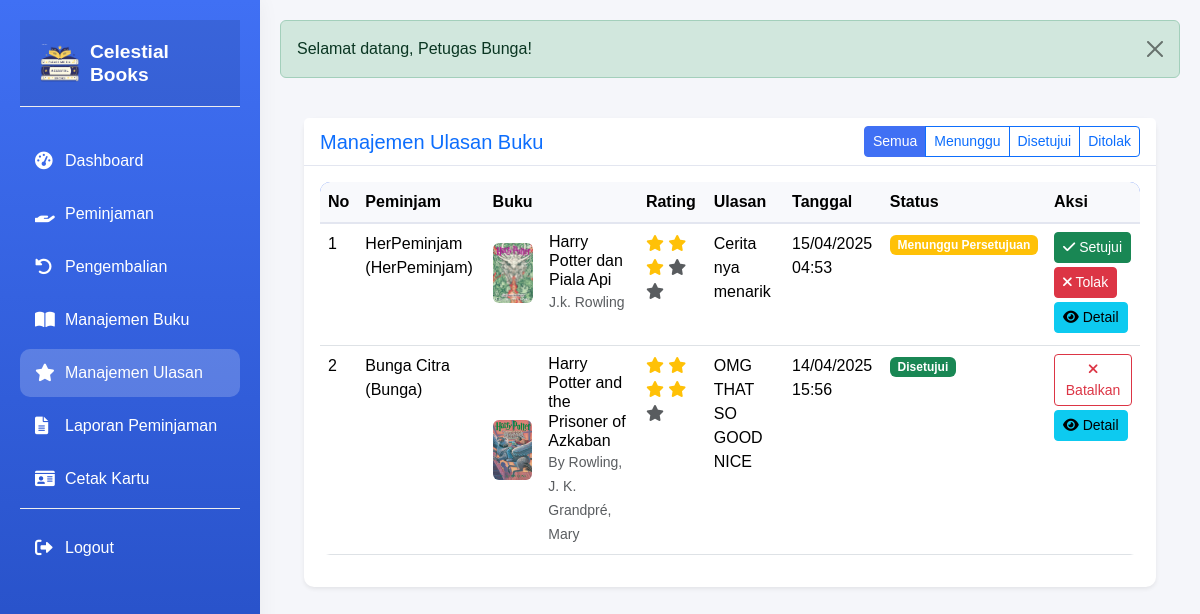
The app's page /modules/petugas/ulasan/index.php (signed in) with its own data.
### tables this page shows
CREATE TABLE `ulasan_buku` (
  `id` int(11) NOT NULL,
  `user_id` int(11) DEFAULT NULL,
  `buku_id` int(11) DEFAULT NULL,
  `rating` int(11) NOT NULL CHECK (`rating` >= 1 and `rating` <= 5),
  `ulasan` text NOT NULL,
  `status` enum('pending','approved','rejected') DEFAULT 'pending',
  `created_at` timestamp NOT NULL DEFAULT current_timestamp(),
  `updated_at` timestamp NOT NULL DEFAULT current_timestamp() ON UPDATE current_timestamp()
);

CREATE TABLE `users` (
  `id` int(11) NOT NULL,
  `username` varchar(255) NOT NULL,
  `email` varchar(255) NOT NULL,
  `password` varchar(255) NOT NULL,
  `nama_lengkap` varchar(255) NOT NULL,
  `alamat` text DEFAULT NULL,
  `no_telepon` varchar(15) DEFAULT NULL,
  `role` enum('admin','petugas','peminjam') NOT NULL,
  `created_at` timestamp NOT NULL DEFAULT current_timestamp(),
  `updated_at` timestamp NOT NULL DEFAULT current_timestamp() ON UPDATE current_timestamp(),
  `reset_token` varchar(64) DEFAULT NULL,
  `reset_expires` datetime DEFAULT NULL
);

CREATE TABLE `buku` (
  `id` int(11) NOT NULL,
  `kode_buku` varchar(20) NOT NULL,
  `judul` varchar(255) NOT NULL,
  `penulis` varchar(255) NOT NULL,
  `penerbit` varchar(255) NOT NULL,
  `tahun_terbit` int(11) NOT NULL,
  `isbn` varchar(20) DEFAULT NULL,
  `stok` int(11) NOT NULL DEFAULT 1,
  `cover_img` varchar(255) DEFAULT 'default_cover.jpg',
  `deskripsi` text DEFAULT NULL,
  `created_at` timestamp NOT NULL DEFAULT current_timestamp(),
  `updated_at` timestamp NOT NULL DEFAULT current_timestamp() ON UPDATE current_timestamp(),
  `rating` decimal(3,1) NOT NULL DEFAULT 0.0
);

### modules/petugas/ulasan/index.php (the view, shortened to what this page needs)
<?php
$db = new Database();
$conn = $db->getConnection();
$status_filter = isset($_GET['status']) ? $_GET['status'] : 'all';
$status_condition = ($status_filter !== 'all') ? "AND u.status = ?" : "";
$query = "
    SELECT u.*, b.judul, b.penulis, b.cover_img, us.username, us.nama_lengkap
    FROM ulasan_buku u
    JOIN buku b ON u.buku_id = b.id
    JOIN users us ON u.user_id = us.id
    WHERE 1=1 $status_condition
    ORDER BY u.created_at DESC
";
$stmt = $conn->prepare($query);
if ($status_filter !== 'all') {
    $stmt->execute([$status_filter]);
} else {
    $stmt->execute();
}
$ulasan_list = $stmt->fetchAll(PDO::FETCH_ASSOC);
include '../../../includes/header.php';
?>
<div class="container-fluid p-4">
    <div class="row mb-4">
        <div class="col-12">
            <div class="card border-0 shadow-sm">
                <div class="card-header bg-white d-flex justify-content-between align-items-center">
                    <h5 class="mb-0 text-primary">Manajemen Ulasan Buku</h5>
                    <div class="btn-group">
                        <a href="index.php?status=all" class="btn btn-sm <?= $status_filter === 'all' ? 'btn-primary' : 'btn-outline-primary' ?>">
                            Semua
                        </a>
                        <a href="index.php?status=pending" class="btn btn-sm <?= $status_filter === 'pending' ? 'btn-primary' : 'btn-outline-primary' ?>">
                            Menunggu
                        </a>
                        <a href="index.php?status=approved" class="btn btn-sm <?= $status_filter === 'approved' ? 'btn-primary' : 'btn-outline-primary' ?>">
                            Disetujui
                        </a>
                        <a href="index.php?status=rejected" class="btn btn-sm <?= $status_filter === 'rejected' ? 'btn-primary' : 'btn-outline-primary' ?>">
                            Ditolak
                        </a>
                    </div>
                </div>
                <div class="card-body">
                    <?php if (empty($ulasan_list)): ?>
                        <div class="alert alert-info">
                            <i class="fas fa-info-circle me-2"></i>
                            Tidak ada ulasan yang ditemukan.
                        </div>
                    <?php else: ?>
                        <div class="table-responsive">
                            <table class="table table-hover" id="dataTable">
                                <thead>
                                    <tr>
                                        <th>No</th>
                                        <th>Peminjam</th>
                                        <th>Buku</th>
                                        <th>Rating</th>
                                        <th>Ulasan</th>
                                        <th>Tanggal</th>
                                        <th>Status</th>
                                        <th>Aksi</th>
                                    </tr>
                                </thead>
                                <tbody>
                                    <?php foreach ($ulasan_list as $key => $ulasan): ?>
                                        <tr>
                                            <td><?= $key + 1 ?></td>
                                            <td><?= htmlspecialchars($ulasan['nama_lengkap']) ?> (<?= htmlspecialchars($ulasan['username']) ?>)</td>
                                            <td>
                                                <div class="d-flex align-items-center">
                                                    <?php
                                                    $coverImg = !empty($ulasan['cover_img']) ? $ulasan['cover_img'] : 'book' . rand(11, 15) . '.jpg';
                                                    $imagePath = BASE_URL . '/assets/img/books/' . $coverImg;
                                                    ?>
                                                    <img src="<?= $imagePath ?>"
                                                         class="rounded me-3"
                                                         alt="<?= htmlspecialchars($ulasan['judul']) ?>"
                                                         width="50"
                                                         height="60"
                                                         onerror="this.src='<?= BASE_URL ?>/assets/img/books/book<?= rand(11, 15) ?>.jpg';">
                                                    <div>
                                                        <h6 class="mb-0"><?= htmlspecialchars($ulasan['judul']) ?></h6>
                                                        <small class="text-muted"><?= htmlspecialchars($ulasan['penulis']) ?></small>
                                                    </div>
                                                </div>
                                            </td>
                                            <td>
                                                <?php for ($i = 1; $i <= 5; $i++): ?>
                                                    <i class="fas fa-star <?= $i <= $ulasan['rating'] ? 'text-warning' : 'text-muted' ?>"></i>
                                                <?php endfor; ?>
                                            </td>
                                            <td><?= nl2br(htmlspecialchars($ulasan['ulasan'])) ?></td>
                                            <td><?= date('d/m/Y H:i', strtotime($ulasan['created_at'])) ?></td>
                                            <td>
                                                <?php if ($ulasan['status'] === 'pending'): ?>
                                                    <span class="badge bg-warning">Menunggu Persetujuan</span>
                                                <?php elseif ($ulasan['status'] === 'approved'): ?>
                                                    <span class="badge bg-success">Disetujui</span>
                                                <?php elseif ($ulasan['status'] === 'rejected'): ?>
                                                    <span class="badge bg-danger">Ditolak</span>
                                                <?php endif; ?>
                                            </td>
                                            <td>
                                                <?php if ($ulasan['status'] === 'pending'): ?>
                                                    <a href="approve.php?id=<?= $ulasan['id'] ?>" class="btn btn-sm btn-success mb-1" onclick="return confirm('Apakah Anda yakin ingin menyetujui ulasan ini?')">
                                                        <i class="fas fa-check"></i> Setujui
                                                    </a>
                                                    <a href="reject.php?id=<?= $ulasan['id'] ?>" class="btn btn-sm btn-danger mb-1" onclick="return confirm('Apakah Anda yakin ingin menolak ulasan ini?')">
                                                        <i class="fas fa-times"></i> Tolak
                                                    </a>
                                                <?php elseif ($ulasan['status'] === 'approved'): ?>
                                                    <a href="reject.php?id=<?= $ulasan['id'] ?>" class="btn btn-sm btn-outline-danger mb-1" onclick="return confirm('Apakah Anda yakin ingin menolak ulasan ini?')">
                                                        <i class="fas fa-times"></i> Batalkan
                                                    </a>
                                                <?php elseif ($ulasan['status'] === 'rejected'): ?>
                                                    <a href="approve.php?id=<?= $ulasan['id'] ?>" class="btn btn-sm btn-outline-success mb-1" onclick="return confirm('Apakah Anda yakin ingin menyetujui ulasan ini?')">
                                                        <i class="fas fa-check"></i> Setujui
                                                    </a>
                                                <?php endif; ?>
                                                <a href="view.php?id=<?= $ulasan['id'] ?>" class="btn btn-sm btn-info mb-1">
                                                    <i class="fas fa-eye"></i> Detail
                                                </a>
                                            </td>
                                        </tr>
                                    <?php endforeach; ?>
                                </tbody>
                            </table>
                        </div>
                    <?php endif; ?>
                </div>
            </div>
        </div>
    </div>
</div>
<?php include '../../../includes/footer.php'; ?>

### assets/css/style.css (style rules this page uses)
:root { --primary-color: #4070f4; --secondary-color: #0c134f; --success-color: #1cc88a; --info-color: #36b9cc; --warning-color: #f6c23e; --danger-color: #e74a3b; --white-color: #ffffff; --light-color: #f8f9fc; --dark-color: #5a5c69; --text-color: #333333; --text-light: #7f8c8d; --text-dark: #2c3e50; --sidebar-width: 260px; --header-height: 60px; --transition-speed: 0.3s; }
body { font-family: 'Nunito', sans-serif; background-color: #f5f6fa; color: var(--text-dark); }
.card { border: none; border-radius: 10px; box-shadow: 0 0.15rem 1.75rem 0 rgba(58, 59, 69, 0.15); transition: transform 0.3s ease; background-color: var(--white-color); }
.card-header { background-color: var(--white-color); border-bottom: 1px solid #e3e6f0; }
.btn-primary { background-color: var(--primary-color); border-color: var(--primary-color); }
.table { background-color: var(--white-color); border-radius: 10px; overflow: hidden; }
.table thead { background-color: var(--primary-color); color: var(--white-color); }
.table thead th { background-color: var(--light-color); border-bottom: 2px solid #e3e6f0; }

### records on screen
ulasan_buku: user.nama_lengkap "HerPeminjam", user.username "HerPeminjam", buku.cover_img (picture), buku.judul "Harry Potter dan Piala Api", buku.penulis "J.k. Rowling", rating 3 (drawn), ulasan "Cerita nya menarik", created_at "15/04/2025 04:53", status "Menunggu Persetujuan"
ulasan_buku: user.nama_lengkap "Bunga Citra", user.username "Bunga", buku.cover_img (picture), buku.judul "Harry Potter and the Prisoner of Azkaban", buku.penulis "By Rowling, J. K. Grandpré, Mary", rating 4 (drawn), ulasan "OMG THAT SO GOOD NICE", created_at "14/04/2025 15:56", status "Disetujui"

### other values on screen
APP_NAME "Celestial Books"
$alert['message'] "Selamat datang, Petugas Bunga!"
